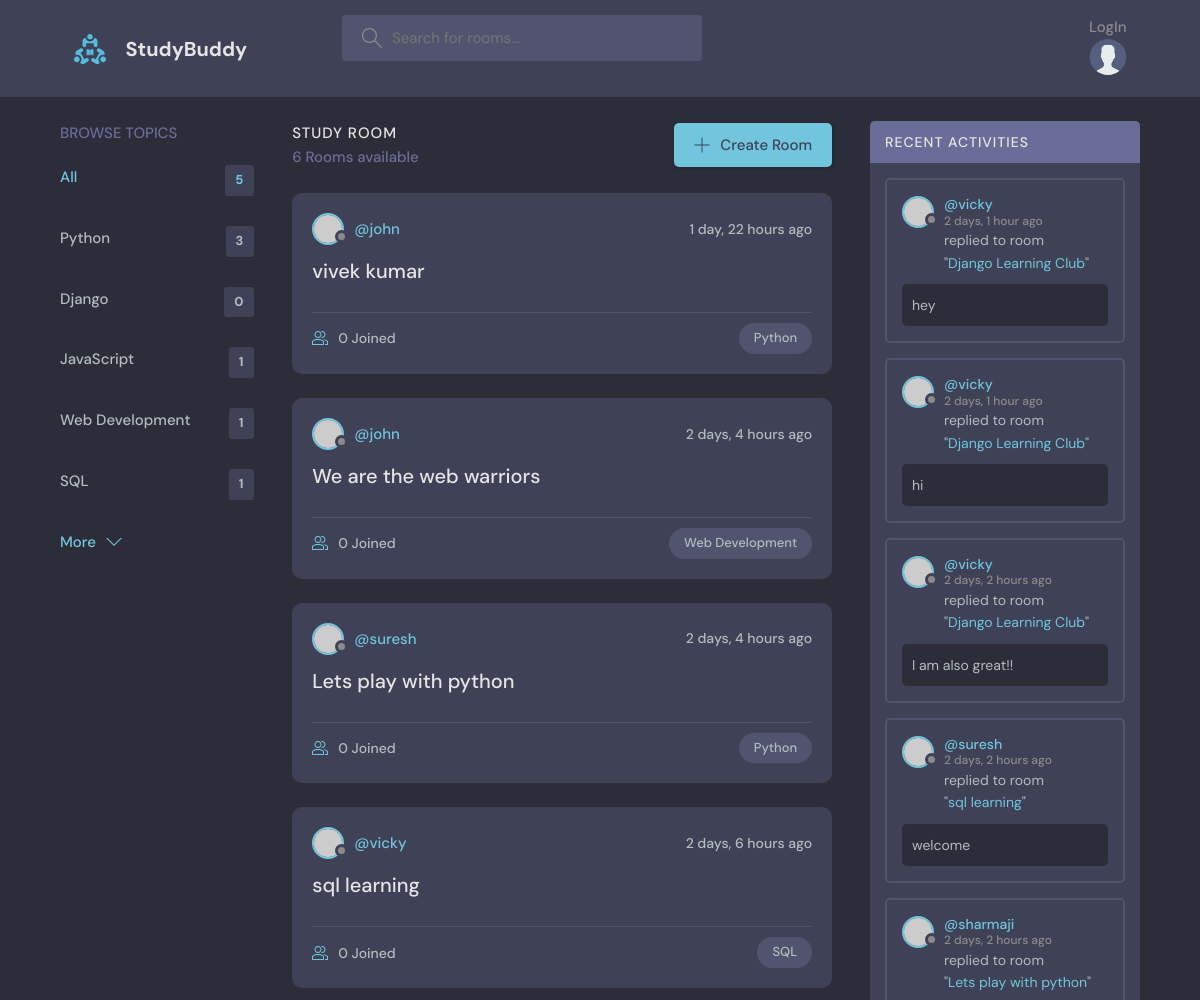
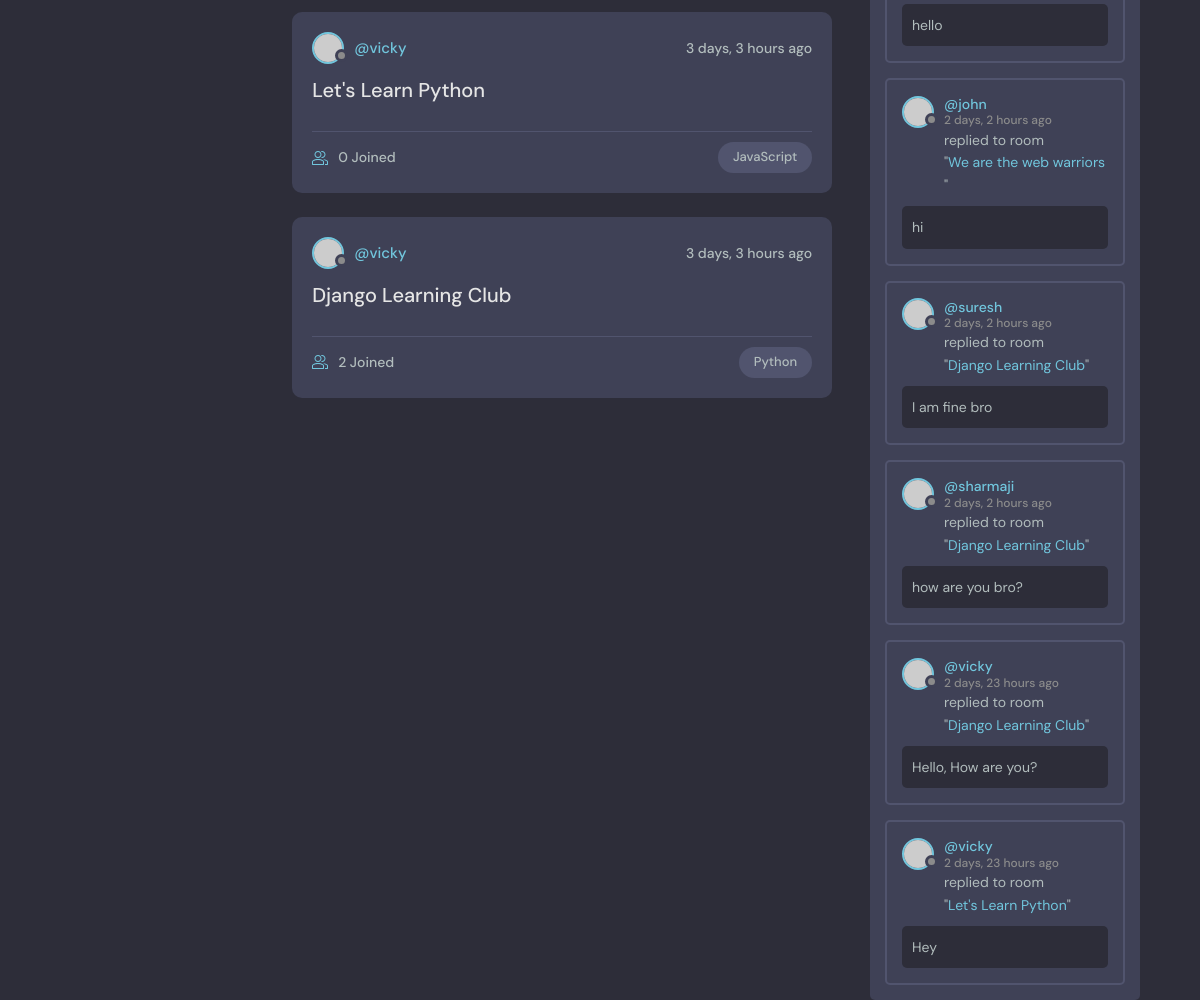
The app's page /, older data (2 pictures, top to bottom).
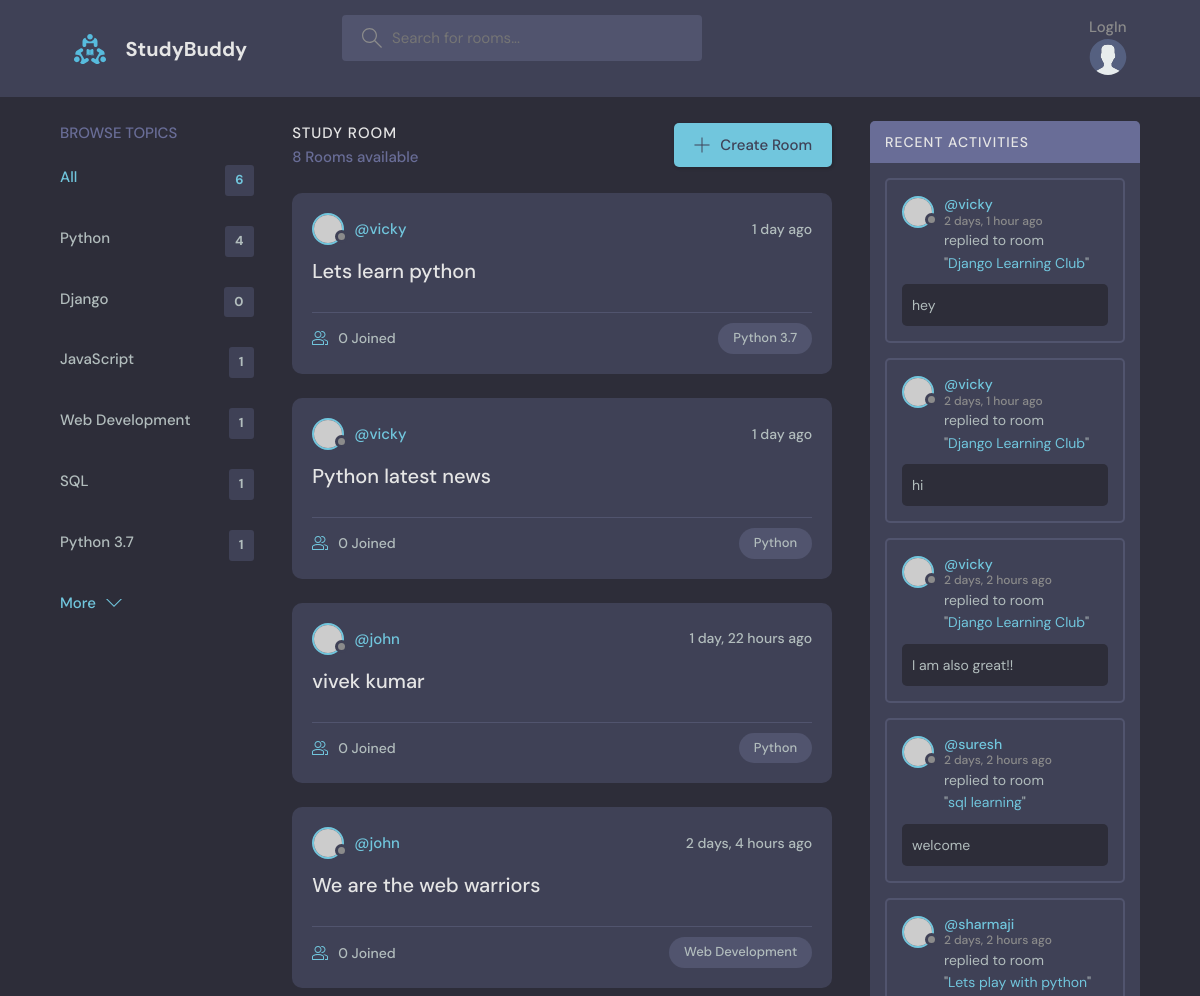
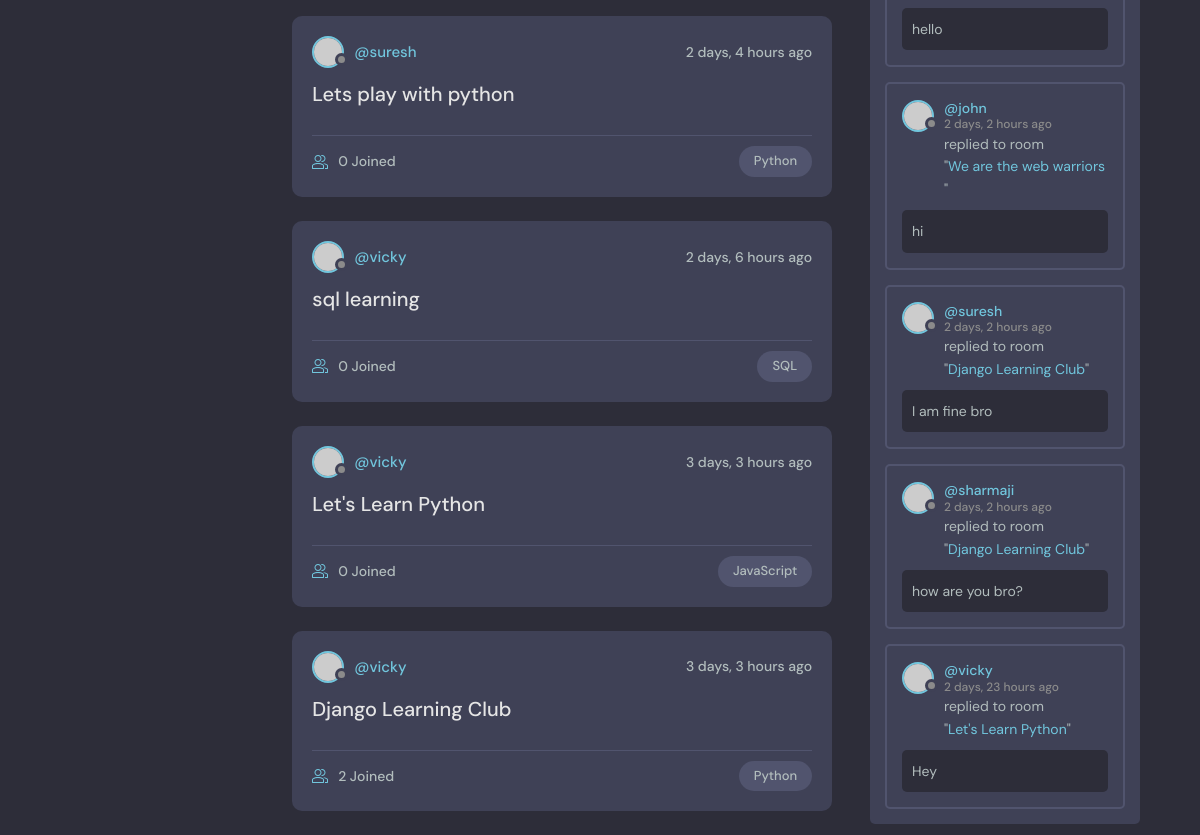
The same page, newer data (2 pictures, top to bottom).
### study/models.py (models this page shows, shortened)
class Topic(models.Model):
    name = models.CharField( max_length=250)

class Room(models.Model):
    host = models.ForeignKey(User, on_delete=models.SET_NULL, null=True)
    topic = models.ForeignKey(Topic, on_delete=models.SET_NULL, null=True)
    name = models.CharField(max_length=250)
    description = models.TextField(blank=True, null=True)
    participants = models.ManyToManyField(User, related_name='participants', blank=True)
    updated = models.DateTimeField(auto_now=True)
    created = models.DateTimeField(auto_now_add=True)
    class Meta:
        ordering = ['-updated','-created']
    def __str__(self):
        return self.name

class Message(models.Model):
    user = models.ForeignKey(User, on_delete=models.CASCADE)
    room = models.ForeignKey(Room, on_delete=models.CASCADE)
    body = models.TextField()
    updated = models.DateTimeField(auto_now=True)
    created = models.DateTimeField(auto_now_add=True)
    class Meta:
        ordering = ['-updated','-created']
    def __str__(self):
        return self.body[0:50]

### study/views.py (the view)
# urls.py: path('', views.home, name="home"),
def home(request):
    q = request.GET.get('q') if request.GET.get('q') !=None else ''
    rooms= Room.objects.filter(
        Q(topic__name__icontains=q) |
        Q(name__icontains=q) |
        Q(description__icontains=q)
                            )
    topics = Topic.objects.all()
    room_count = rooms.count()
    room_messages = Message.objects.filter(Q(room__topic__name__icontains=q))
    context = {'rooms':rooms,
    'topics':topics,
    'room_count':room_count,
    'room_messages':room_messages}
    return render(request, 'study/home.html', context)

### study/templates/study/home.html (shortened to what this page needs)
{% extends 'main.html' %}
{% block content %}
<main class="layout layout--3">
  <div class="container">
    {% include 'study/topics_component.html' %}
    <div class="roomList">
      <div class="roomList__header">
        <div>
          <h2>Study Room</h2>
          <p>{{room_count}} Rooms available</p>
        </div>
        <a class="btn btn--main" href="{% url 'create-room' %}">
          <svg version="1.1" xmlns="http://www.w3.org/2000/svg" width="32" height="32" viewBox="0 0 32 32">
            <title>add</title>
            <path
              d="M16.943 0.943h-1.885v14.115h-14.115v1.885h14.115v14.115h1.885v-14.115h14.115v-1.885h-14.115v-14.115z">
            </path>
          </svg>
          Create Room
        </a>
      </div>
      {% include 'study/feed_component.html' %}
    </div>
    {% include 'study/activity_component.html' %}
  </div>
</main>
{% endblock %}

### study/templates/study/topics_component.html
<div class="topics">
    <div class="topics__header">
      <h2>Browse Topics</h2>
    </div>
    <ul class="topics__list">
      <li>
        <a href="{%url 'home' %}" class="active">All <span>{{topics.count}}</span></a>
      </li>
      {% for topic in topics%}
      <li>
        <a href="{%url 'home' %}?q={{topic.name}}">{{topic.name}} <span>{{topic.room_set.all.count}}</span></a>
      </li>
      {%endfor%}
    </ul>
    <a class="btn btn--link" href="topics.html">
      More
      <svg version="1.1" xmlns="http://www.w3.org/2000/svg" width="32" height="32" viewBox="0 0 32 32">
        <title>chevron-down</title>
        <path d="M16 21l-13-13h-3l16 16 16-16h-3l-13 13z"></path>
      </svg>
    </a>
  </div>

### study/templates/study/feed_component.html (shortened to what this page needs)
{% for room in rooms%}
<div class="roomListRoom">
    <div class="roomListRoom__header">
        <a href="{% url 'user-profile' room.host.id %}" class="roomListRoom__author">
            <div class="avatar avatar--small">
                <img src="https://randomuser.me/api/portraits/women/11.jpg" />
            </div>
            <span>@{{room.host.username}}</span>
        </a>
        <div class="roomListRoom__actions">
            <span>{{room.created| timesince}} ago</span>
        </div>
    </div>
    <div class="roomListRoom__content">
        <a href="{% url 'room' room.id %}">{{room.name}}</a>
    </div>
    <div class="roomListRoom__meta">
        <a href="{% url 'room' room.id %}" class="roomListRoom__joined">
            {{room.participants.all.count}} Joined
        </a>
        <p class="roomListRoom__topic">{{room.topic.name}}</p>
    </div>
</div>
{% endfor%}

### study/templates/study/activity_component.html (shortened to what this page needs)
<div class="activities">
    <div class="activities__header">
        <h2>Recent Activities</h2>
    </div>
    {% for message in room_messages %}
    <div class="activities__box">
        <div class="activities__boxHeader roomListRoom__header">
            <a href="{% url 'user-profile' message.user.id %}" class="roomListRoom__author">
                <div class="avatar avatar--small">
                    <img src="https://randomuser.me/api/portraits/women/11.jpg" />
                </div>
                <p>
                    @{{message.user}}
                    <span>{{message.created|timesince}} ago</span>
                </p>
            </a>
        </div>
        <div class="activities__boxContent">
            <p>replied to room <br> "<a href="{% url 'room' message.room.id %}">{{message.room}}</a>"</p>
            <div class="activities__boxRoomContent">
                {{message}}
            </div>
        </div>
    </div>
    {% endfor %}
</div>

Row changes from the older to the newer data that the page shows:
removed Message: user "vicky", created "2 days, 23 hours", room "Django Learning Club", body "Hello, How are you?"
computed for Topic "Python": room_set.all.count "3" → "4"
added Topic: name "Python 3.7", room_set.all.count "1"
added Room: host.username "vicky", created "1 day", name "Lets learn python", participants.all.count "0", topic.name "Python 3.7"
added Room: host.username "vicky", created "1 day", name "Python latest news", participants.all.count "0", topic.name "Python"
Text that changed along with them:
{{ topics.count }}: "5" → "6"
{{ room_count }}: "6" → "8"
